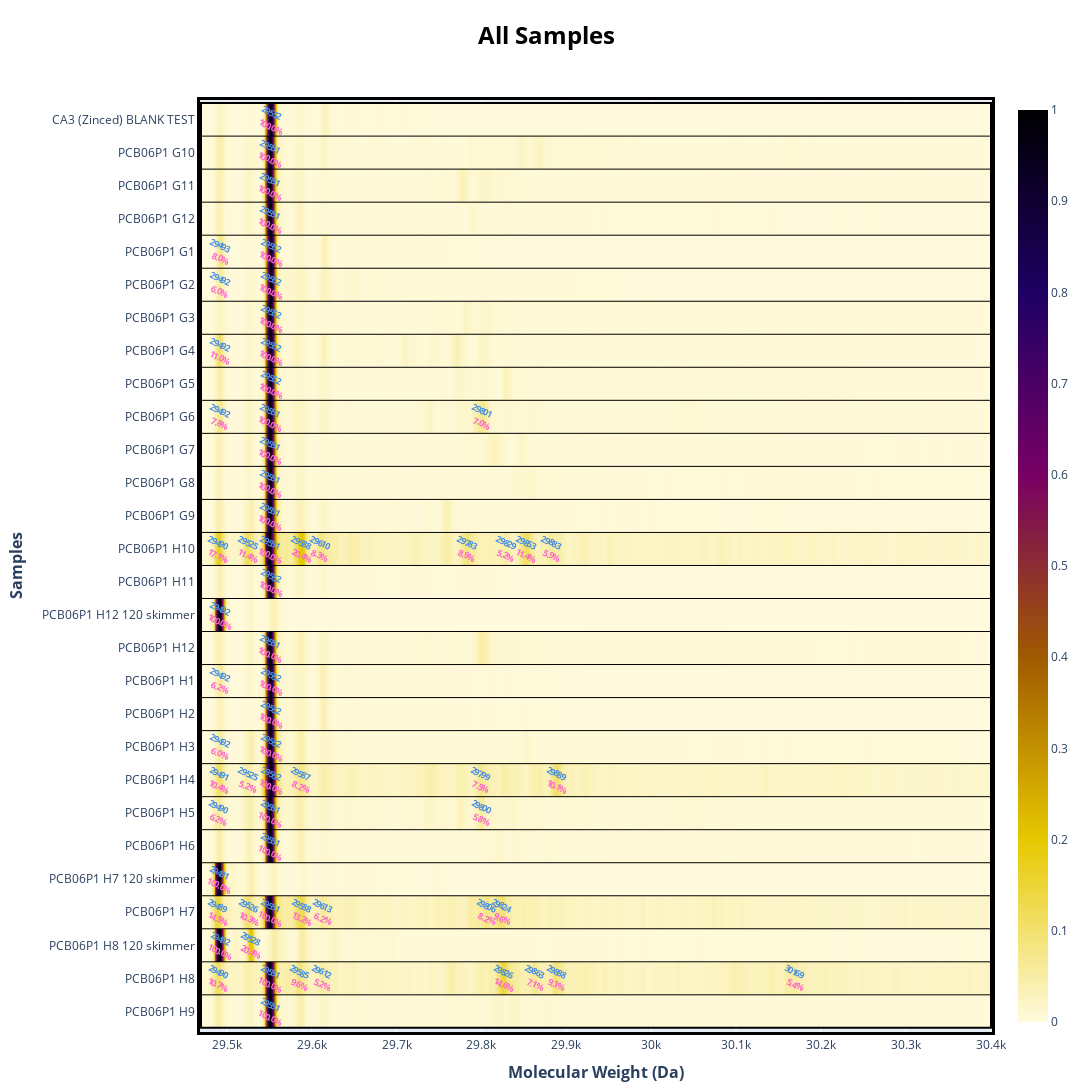

The code cell stored with this chart in its notebook:
### Code cell
ex0125.set_index(ex0125.index_ori())
ex0125.set_mw_range([29470,30400])
ex0125.pfunction('All Samples')

### Figure 1 — Plotly figure (JSON) as saved in the notebook; plotly's stock layout.template omitted (floating-point values rounded to 4 significant figures; data arrays with more than 128 entries replaced by an {"elided": "..."} marker saying what was removed)
{"data": [{"coloraxis": "coloraxis", "hovertemplate": "x: %{x}<br>y: %{y}<br>color: %{z}<extra></extra>", "name": "0", "type": "heatmap", "x": {"elided": "931 int values"}, "xaxis": "x", "y": ["CA3 (Zinced) BLANK TEST", "PCB06P1 G10", "PCB06P1 G11", "PCB06P1 G12", "PCB06P1 G1", "PCB06P1 G2", "PCB06P1 G3", "PCB06P1 G4", "PCB06P1 G5", "PCB06P1 G6", "PCB06P1 G7", "PCB06P1 G8", "PCB06P1 G9", "PCB06P1 H10", "PCB06P1 H11", "PCB06P1 H12 120 skimmer", "PCB06P1 H12", "PCB06P1 H1", "PCB06P1 H2", "PCB06P1 H3", "PCB06P1 H4", "PCB06P1 H5", "PCB06P1 H6", "PCB06P1 H7 120 skimmer", "PCB06P1 H7", "PCB06P1 H8 120 skimmer", "PCB06P1 H8", "PCB06P1 H9"], "yaxis": "y", "z": {"elided": "28x931 float values"}}], "layout": {"annotations": [{"font": {"color": "#4A90E2", "size": 9}, "showarrow": false, "text": "<span style='letter-spacing: -1px;'><b>29552</b></span>", "textangle": 25, "x": 29552, "y": -0.2}, {"font": {"color": "#ff66cc", "size": 9}, "showarrow": false, "text": "<span style='letter-spacing: -1px;'><b>100.0%</b></span>", "textangle": 25, "x": 29552, "y": 0.2}, {"font": {"color": "#4A90E2", "size": 9}, "showarrow": false, "text": "<span style='letter-spacing: -1px;'><b>29551</b></span>", "textangle": 25, "x": 29551, "y": 0.8}, {"font": {"color": "#ff66cc", "size": 9}, "showarrow": false, "text": "<span style='letter-spacing: -1px;'><b>100.0%</b></span>", "textangle": 25, "x": 29551, "y": 1.2}, {"font": {"color": "#4A90E2", "size": 9}, "showarrow": false, "text": "<span style='letter-spacing: -1px;'><b>29551</b></span>", "textangle": 25, "x": 29551, "y": 1.8}, {"font": {"color": "#ff66cc", "size": 9}, "showarrow": false, "text": "<span style='letter-spacing: -1px;'><b>100.0%</b></span>", "textangle": 25, "x": 29551, "y": 2.2}, {"font": {"color": "#4A90E2", "size": 9}, "showarrow": false, "text": "<span style='letter-spacing: -1px;'><b>29551</b></span>", "textangle": 25, "x": 29551, "y": 2.8}, {"font": {"color": "#ff66cc", "size": 9}, "showarrow": false, "text": "<span style='letter-spacing: -1px;'><b>100.0%</b></span>", "textangle": 25, "x": 29551, "y": 3.2}, {"font": {"color": "#4A90E2", "size": 9}, "showarrow": false, "text": "<span style='letter-spacing: -1px;'><b>29493</b></span>", "textangle": 25, "x": 29493, "y": 3.8}, {"font": {"color": "#ff66cc", "size": 9}, "showarrow": false, "text": "<span style='letter-spacing: -1px;'><b>8.0%</b></span>", "textangle": 25, "x": 29493, "y": 4.2}, {"font": {"color": "#4A90E2", "size": 9}, "showarrow": false, "text": "<span style='letter-spacing: -1px;'><b>29552</b></span>", "textangle": 25, "x": 29552, "y": 3.8}, {"font": {"color": "#ff66cc", "size": 9}, "showarrow": false, "text": "<span style='letter-spacing: -1px;'><b>100.0%</b></span>", "textangle": 25, "x": 29552, "y": 4.2}, {"font": {"color": "#4A90E2", "size": 9}, "showarrow": false, "text": "<span style='letter-spacing: -1px;'><b>29492</b></span>", "textangle": 25, "x": 29492, "y": 4.8}, {"font": {"color": "#ff66cc", "size": 9}, "showarrow": false, "text": "<span style='letter-spacing: -1px;'><b>6.0%</b></span>", "textangle": 25, "x": 29492, "y": 5.2}, {"font": {"color": "#4A90E2", "size": 9}, "showarrow": false, "text": "<span style='letter-spacing: -1px;'><b>29552</b></span>", "textangle": 25, "x": 29552, "y": 4.8}, {"font": {"color": "#ff66cc", "size": 9}, "showarrow": false, "text": "<span style='letter-spacing: -1px;'><b>100.0%</b></span>", "textangle": 25, "x": 29552, "y": 5.2}, {"font": {"color": "#4A90E2", "size": 9}, "showarrow": false, "text": "<span style='letter-spacing: -1px;'><b>29552</b></span>", "textangle": 25, "x": 29552, "y": 5.8}, {"font": {"color": "#ff66cc", "size": 9}, "showarrow": false, "text": "<span style='letter-spacing: -1px;'><b>100.0%</b></span>", "textangle": 25, "x": 29552, "y": 6.2}, {"font": {"color": "#4A90E2", "size": 9}, "showarrow": false, "text": "<span style='letter-spacing: -1px;'><b>29492</b></span>", "textangle": 25, "x": 29492, "y": 6.8}, {"font": {"color": "#ff66cc", "size": 9}, "showarrow": false, "text": "<span style='letter-spacing: -1px;'><b>11.0%</b></span>", "textangle": 25, "x": 29492, "y": 7.2}, {"font": {"color": "#4A90E2", "size": 9}, "showarrow": false, "text": "<span style='letter-spacing: -1px;'><b>29552</b></span>", "textangle": 25, "x": 29552, "y": 6.8}, {"font": {"color": "#ff66cc", "size": 9}, "showarrow": false, "text": "<span style='letter-spacing: -1px;'><b>100.0%</b></span>", "textangle": 25, "x": 29552, "y": 7.2}, {"font": {"color": "#4A90E2", "size": 9}, "showarrow": false, "text": "<span style='letter-spacing: -1px;'><b>29552</b></span>", "textangle": 25, "x": 29552, "y": 7.8}, {"font": {"color": "#ff66cc", "size": 9}, "showarrow": false, "text": "<span style='letter-spacing: -1px;'><b>100.0%</b></span>", "textangle": 25, "x": 29552, "y": 8.2}, {"font": {"color": "#4A90E2", "size": 9}, "showarrow": false, "text": "<span style='letter-spacing: -1px;'><b>29492</b></span>", "textangle": 25, "x": 29492, "y": 8.8}, {"font": {"color": "#ff66cc", "size": 9}, "showarrow": false, "text": "<span style='letter-spacing: -1px;'><b>7.8%</b></span>", "textangle": 25, "x": 29492, "y": 9.2}, {"font": {"color": "#4A90E2", "size": 9}, "showarrow": false, "text": "<span style='letter-spacing: -1px;'><b>29551</b></span>", "textangle": 25, "x": 29551, "y": 8.8}, {"font": {"color": "#ff66cc", "size": 9}, "showarrow": false, "text": "<span style='letter-spacing: -1px;'><b>100.0%</b></span>", "textangle": 25, "x": 29551, "y": 9.2}, {"font": {"color": "#4A90E2", "size": 9}, "showarrow": false, "text": "<span style='letter-spacing: -1px;'><b>29801</b></span>", "textangle": 25, "x": 29801, "y": 8.8}, {"font": {"color": "#ff66cc", "size": 9}, "showarrow": false, "text": "<span style='letter-spacing: -1px;'><b>7.0%</b></span>", "textangle": 25, "x": 29801, "y": 9.2}, {"font": {"color": "#4A90E2", "size": 9}, "showarrow": false, "text": "<span style='letter-spacing: -1px;'><b>29551</b></span>", "textangle": 25, "x": 29551, "y": 9.8}, {"font": {"color": "#ff66cc", "size": 9}, "showarrow": false, "text": "<span style='letter-spacing: -1px;'><b>100.0%</b></span>", "textangle": 25, "x": 29551, "y": 10.2}, {"font": {"color": "#4A90E2", "size": 9}, "showarrow": false, "text": "<span style='letter-spacing: -1px;'><b>29551</b></span>", "textangle": 25, "x": 29551, "y": 10.8}, {"font": {"color": "#ff66cc", "size": 9}, "showarrow": false, "text": "<span style='letter-spacing: -1px;'><b>100.0%</b></span>", "textangle": 25, "x": 29551, "y": 11.2}, {"font": {"color": "#4A90E2", "size": 9}, "showarrow": false, "text": "<span style='letter-spacing: -1px;'><b>29551</b></span>", "textangle": 25, "x": 29551, "y": 11.8}, {"font": {"color": "#ff66cc", "size": 9}, "showarrow": false, "text": "<span style='letter-spacing: -1px;'><b>100.0%</b></span>", "textangle": 25, "x": 29551, "y": 12.2}, {"font": {"color": "#4A90E2", "size": 9}, "showarrow": false, "text": "<span style='letter-spacing: -1px;'><b>29490</b></span>", "textangle": 25, "x": 29490, "y": 12.8}, {"font": {"color": "#ff66cc", "size": 9}, "showarrow": false, "text": "<span style='letter-spacing: -1px;'><b>17.1%</b></span>", "textangle": 25, "x": 29490, "y": 13.2}, {"font": {"color": "#4A90E2", "size": 9}, "showarrow": false, "text": "<span style='letter-spacing: -1px;'><b>29525</b></span>", "textangle": 25, "x": 29525, "y": 12.8}, {"font": {"color": "#ff66cc", "size": 9}, "showarrow": false, "text": "<span style='letter-spacing: -1px;'><b>11.4%</b></span>", "textangle": 25, "x": 29525, "y": 13.2}, {"font": {"color": "#4A90E2", "size": 9}, "showarrow": false, "text": "<span style='letter-spacing: -1px;'><b>29551</b></span>", "textangle": 25, "x": 29551, "y": 12.8}, {"font": {"color": "#ff66cc", "size": 9}, "showarrow": false, "text": "<span style='letter-spacing: -1px;'><b>100.0%</b></span>", "textangle": 25, "x": 29551, "y": 13.2}, {"font": {"color": "#4A90E2", "size": 9}, "showarrow": false, "text": "<span style='letter-spacing: -1px;'><b>29588</b></span>", "textangle": 25, "x": 29588, "y": 12.8}, {"font": {"color": "#ff66cc", "size": 9}, "showarrow": false, "text": "<span style='letter-spacing: -1px;'><b>20.4%</b></span>", "textangle": 25, "x": 29588, "y": 13.2}, {"font": {"color": "#4A90E2", "size": 9}, "showarrow": false, "text": "<span style='letter-spacing: -1px;'><b>29610</b></span>", "textangle": 25, "x": 29610, "y": 12.8}, {"font": {"color": "#ff66cc", "size": 9}, "showarrow": false, "text": "<span style='letter-spacing: -1px;'><b>8.3%</b></span>", "textangle": 25, "x": 29610, "y": 13.2}, {"font": {"color": "#4A90E2", "size": 9}, "showarrow": false, "text": "<span style='letter-spacing: -1px;'><b>29783</b></span>", "textangle": 25, "x": 29783, "y": 12.8}, {"font": {"color": "#ff66cc", "size": 9}, "showarrow": false, "text": "<span style='letter-spacing: -1px;'><b>8.9%</b></span>", "textangle": 25, "x": 29783, "y": 13.2}, {"font": {"color": "#4A90E2", "size": 9}, "showarrow": false, "text": "<span style='letter-spacing: -1px;'><b>29829</b></span>", "textangle": 25, "x": 29829, "y": 12.8}, {"font": {"color": "#ff66cc", "size": 9}, "showarrow": false, "text": "<span style='letter-spacing: -1px;'><b>5.2%</b></span>", "textangle": 25, "x": 29829, "y": 13.2}, {"font": {"color": "#4A90E2", "size": 9}, "showarrow": false, "text": "<span style='letter-spacing: -1px;'><b>29853</b></span>", "textangle": 25, "x": 29853, "y": 12.8}, {"font": {"color": "#ff66cc", "size": 9}, "showarrow": false, "text": "<span style='letter-spacing: -1px;'><b>11.4%</b></span>", "textangle": 25, "x": 29853, "y": 13.2}, {"font": {"color": "#4A90E2", "size": 9}, "showarrow": false, "text": "<span style='letter-spacing: -1px;'><b>29883</b></span>", "textangle": 25, "x": 29883, "y": 12.8}, {"font": {"color": "#ff66cc", "size": 9}, "showarrow": false, "text": "<span style='letter-spacing: -1px;'><b>5.9%</b></span>", "textangle": 25, "x": 29883, "y": 13.2}, {"font": {"color": "#4A90E2", "size": 9}, "showarrow": false, "text": "<span style='letter-spacing: -1px;'><b>29552</b></span>", "textangle": 25, "x": 29552, "y": 13.8}, {"font": {"color": "#ff66cc", "size": 9}, "showarrow": false, "text": "<span style='letter-spacing: -1px;'><b>100.0%</b></span>", "textangle": 25, "x": 29552, "y": 14.2}, {"font": {"color": "#4A90E2", "size": 9}, "showarrow": false, "text": "<span style='letter-spacing: -1px;'><b>29492</b></span>", "textangle": 25, "x": 29492, "y": 14.8}, {"font": {"color": "#ff66cc", "size": 9}, "showarrow": false, "text": "<span style='letter-spacing: -1px;'><b>100.0%</b></span>", "textangle": 25, "x": 29492, "y": 15.2}, {"font": {"color": "#4A90E2", "size": 9}, "showarrow": false, "text": "<span style='letter-spacing: -1px;'><b>29551</b></span>", "textangle": 25, "x": 29551, "y": 15.8}, {"font": {"color": "#ff66cc", "size": 9}, "showarrow": false, "text": "<span style='letter-spacing: -1px;'><b>100.0%</b></span>", "textangle": 25, "x": 29551, "y": 16.2}, {"font": {"color": "#4A90E2", "size": 9}, "showarrow": false, "text": "<span style='letter-spacing: -1px;'><b>29492</b></span>", "textangle": 25, "x": 29492, "y": 16.8}, {"font": {"color": "#ff66cc", "size": 9}, "showarrow": false, "text": "<span style='letter-spacing: -1px;'><b>6.2%</b></span>", "textangle": 25, "x": 29492, "y": 17.2}, {"font": {"color": "#4A90E2", "size": 9}, "showarrow": false, "text": "<span style='letter-spacing: -1px;'><b>29552</b></span>", "textangle": 25, "x": 29552, "y": 16.8}, {"font": {"color": "#ff66cc", "size": 9}, "showarrow": false, "text": "<span style='letter-spacing: -1px;'><b>100.0%</b></span>", "textangle": 25, "x": 29552, "y": 17.2}, {"font": {"color": "#4A90E2", "size": 9}, "showarrow": false, "text": "<span style='letter-spacing: -1px;'><b>29552</b></span>", "textangle": 25, "x": 29552, "y": 17.8}, {"font": {"color": "#ff66cc", "size": 9}, "showarrow": false, "text": "<span style='letter-spacing: -1px;'><b>100.0%</b></span>", "textangle": 25, "x": 29552, "y": 18.2}, {"font": {"color": "#4A90E2", "size": 9}, "showarrow": false, "text": "<span style='letter-spacing: -1px;'><b>29492</b></span>", "textangle": 25, "x": 29492, "y": 18.8}, {"font": {"color": "#ff66cc", "size": 9}, "showarrow": false, "text": "<span style='letter-spacing: -1px;'><b>6.0%</b></span>", "textangle": 25, "x": 29492, "y": 19.2}, {"font": {"color": "#4A90E2", "size": 9}, "showarrow": false, "text": "<span style='letter-spacing: -1px;'><b>29552</b></span>", "textangle": 25, "x": 29552, "y": 18.8}, {"font": {"color": "#ff66cc", "size": 9}, "showarrow": false, "text": "<span style='letter-spacing: -1px;'><b>100.0%</b></span>", "textangle": 25, "x": 29552, "y": 19.2}, {"font": {"color": "#4A90E2", "size": 9}, "showarrow": false, "text": "<span style='letter-spacing: -1px;'><b>29491</b></span>", "textangle": 25, "x": 29491, "y": 19.8}, {"font": {"color": "#ff66cc", "size": 9}, "showarrow": false, "text": "<span style='letter-spacing: -1px;'><b>10.4%</b></span>", "textangle": 25, "x": 29491, "y": 20.2}, {"font": {"color": "#4A90E2", "size": 9}, "showarrow": false, "text": "<span style='letter-spacing: -1px;'><b>29525</b></span>", "textangle": 25, "x": 29525, "y": 19.8}, {"font": {"color": "#ff66cc", "size": 9}, "showarrow": false, "text": "<span style='letter-spacing: -1px;'><b>5.2%</b></span>", "textangle": 25, "x": 29525, "y": 20.2}, {"font": {"color": "#4A90E2", "size": 9}, "showarrow": false, "text": "<span style='letter-spacing: -1px;'><b>29552</b></span>", "textangle": 25, "x": 29552, "y": 19.8}, {"font": {"color": "#ff66cc", "size": 9}, "showarrow": false, "text": "<span style='letter-spacing: -1px;'><b>100.0%</b></span>", "textangle": 25, "x": 29552, "y": 20.2}, {"font": {"color": "#4A90E2", "size": 9}, "showarrow": false, "text": "<span style='letter-spacing: -1px;'><b>29587</b></span>", "textangle": 25, "x": 29587, "y": 19.8}, {"font": {"color": "#ff66cc", "size": 9}, "showarrow": false, "text": "<span style='letter-spacing: -1px;'><b>8.2%</b></span>", "textangle": 25, "x": 29587, "y": 20.2}, {"font": {"color": "#4A90E2", "size": 9}, "showarrow": false, "text": "<span style='letter-spacing: -1px;'><b>29799</b></span>", "textangle": 25, "x": 29799, "y": 19.8}, {"font": {"color": "#ff66cc", "size": 9}, "showarrow": false, "text": "<span style='letter-spacing: -1px;'><b>7.5%</b></span>", "textangle": 25, "x": 29799, "y": 20.2}, {"font": {"color": "#4A90E2", "size": 9}, "showarrow": false, "text": "<span style='letter-spacing: -1px;'><b>29889</b></span>", "textangle": 25, "x": 29889, "y": 19.8}, {"font": {"color": "#ff66cc", "size": 9}, "showarrow": false, "text": "<span style='letter-spacing: -1px;'><b>10.1%</b></span>", "textangle": 25, "x": 29889, "y": 20.2}, {"font": {"color": "#4A90E2", "size": 9}, "showarrow": false, "text": "<span style='letter-spacing: -1px;'><b>29490</b></span>", "textangle": 25, "x": 29490, "y": 20.8}, {"font": {"color": "#ff66cc", "size": 9}, "showarrow": false, "text": "<span style='letter-spacing: -1px;'><b>6.2%</b></span>", "textangle": 25, "x": 29490, "y": 21.2}, {"font": {"color": "#4A90E2", "size": 9}, "showarrow": false, "text": "<span style='letter-spacing: -1px;'><b>29551</b></span>", "textangle": 25, "x": 29551, "y": 20.8}, {"font": {"color": "#ff66cc", "size": 9}, "showarrow": false, "text": "<span style='letter-spacing: -1px;'><b>100.0%</b></span>", "textangle": 25, "x": 29551, "y": 21.2}, {"font": {"color": "#4A90E2", "size": 9}, "showarrow": false, "text": "<span style='letter-spacing: -1px;'><b>29800</b></span>", "textangle": 25, "x": 29800, "y": 20.8}, {"font": {"color": "#ff66cc", "size": 9}, "showarrow": false, "text": "<span style='letter-spacing: -1px;'><b>5.8%</b></span>", "textangle": 25, "x": 29800, "y": 21.2}, {"font": {"color": "#4A90E2", "size": 9}, "showarrow": false, "text": "<span style='letter-spacing: -1px;'><b>29551</b></span>", "textangle": 25, "x": 29551, "y": 21.8}, {"font": {"color": "#ff66cc", "size": 9}, "showarrow": false, "text": "<span style='letter-spacing: -1px;'><b>100.0%</b></span>", "textangle": 25, "x": 29551, "y": 22.2}, {"font": {"color": "#4A90E2", "size": 9}, "showarrow": false, "text": "<span style='letter-spacing: -1px;'><b>29491</b></span>", "textangle": 25, "x": 29491, "y": 22.8}, {"font": {"color": "#ff66cc", "size": 9}, "showarrow": false, "text": "<span style='letter-spacing: -1px;'><b>100.0%</b></span>", "textangle": 25, "x": 29491, "y": 23.2}, {"font": {"color": "#4A90E2", "size": 9}, "showarrow": false, "text": "<span style='letter-spacing: -1px;'><b>29489</b></span>", "textangle": 25, "x": 29489, "y": 23.8}, {"font": {"color": "#ff66cc", "size": 9}, "showarrow": false, "text": "<span style='letter-spacing: -1px;'><b>14.5%</b></span>", "textangle": 25, "x": 29489, "y": 24.2}, {"font": {"color": "#4A90E2", "size": 9}, "showarrow": false, "text": "<span style='letter-spacing: -1px;'><b>29526</b></span>", "textangle": 25, "x": 29526, "y": 23.8}, {"font": {"color": "#ff66cc", "size": 9}, "showarrow": false, "text": "<span style='letter-spacing: -1px;'><b>10.3%</b></span>", "textangle": 25, "x": 29526, "y": 24.2}, {"font": {"color": "#4A90E2", "size": 9}, "showarrow": false, "text": "<span style='letter-spacing: -1px;'><b>29551</b></span>", "textangle": 25, "x": 29551, "y": 23.8}, {"font": {"color": "#ff66cc", "size": 9}, "showarrow": false, "text": "<span style='letter-spacing: -1px;'><b>100.0%</b></span>", "textangle": 25, "x": 29551, "y": 24.2}, {"font": {"color": "#4A90E2", "size": 9}, "showarrow": false, "text": "<span style='letter-spacing: -1px;'><b>29588</b></span>", "textangle": 25, "x": 29588, "y": 23.8}, {"font": {"color": "#ff66cc", "size": 9}, "showarrow": false, "text": "<span style='letter-spacing: -1px;'><b>13.2%</b></span>", "textangle": 25, "x": 29588, "y": 24.2}, {"font": {"color": "#4A90E2", "size": 9}, "showarrow": false, "text": "<span style='letter-spacing: -1px;'><b>29613</b></span>", "textangle": 25, "x": 29613, "y": 23.8}, {"font": {"color": "#ff66cc", "size": 9}, "showarrow": false, "text": "<span style='letter-spacing: -1px;'><b>6.2%</b></span>", "textangle": 25, "x": 29613, "y": 24.2}, {"font": {"color": "#4A90E2", "size": 9}, "showarrow": false, "text": "<span style='letter-spacing: -1px;'><b>29806</b></span>", "textangle": 25, "x": 29806, "y": 23.8}, {"font": {"color": "#ff66cc", "size": 9}, "showarrow": false, "text": "<span style='letter-spacing: -1px;'><b>8.2%</b></span>", "textangle": 25, "x": 29806, "y": 24.2}, {"font": {"color": "#4A90E2", "size": 9}, "showarrow": false, "text": "<span style='letter-spacing: -1px;'><b>29824</b></span>", "textangle": 25, "x": 29824, "y": 23.8}, {"font": {"color": "#ff66cc", "size": 9}, "showarrow": false, "text": "<span style='letter-spacing: -1px;'><b>9.6%</b></span>", "textangle": 25, "x": 29824, "y": 24.2}, {"font": {"color": "#4A90E2", "size": 9}, "showarrow": false, "text": "<span style='letter-spacing: -1px;'><b>29492</b></span>", "textangle": 25, "x": 29492, "y": 24.8}, {"font": {"color": "#ff66cc", "size": 9}, "showarrow": false, "text": "<span style='letter-spacing: -1px;'><b>100.0%</b></span>", "textangle": 25, "x": 29492, "y": 25.2}, {"font": {"color": "#4A90E2", "size": 9}, "showarrow": false, "text": "<span style='letter-spacing: -1px;'><b>29528</b></span>", "textangle": 25, "x": 29528, "y": 24.8}, {"font": {"color": "#ff66cc", "size": 9}, "showarrow": false, "text": "<span style='letter-spacing: -1px;'><b>20.4%</b></span>", "textangle": 25, "x": 29528, "y": 25.2}, {"font": {"color": "#4A90E2", "size": 9}, "showarrow": false, "text": "<span style='letter-spacing: -1px;'><b>29490</b></span>", "textangle": 25, "x": 29490, "y": 25.8}, {"font": {"color": "#ff66cc", "size": 9}, "showarrow": false, "text": "<span style='letter-spacing: -1px;'><b>10.7%</b></span>", "textangle": 25, "x": 29490, "y": 26.2}, {"font": {"color": "#4A90E2", "size": 9}, "showarrow": false, "text": "<span style='letter-spacing: -1px;'><b>29551</b></span>", "textangle": 25, "x": 29551, "y": 25.8}, {"font": {"color": "#ff66cc", "size": 9}, "showarrow": false, "text": "<span style='letter-spacing: -1px;'><b>100.0%</b></span>", "textangle": 25, "x": 29551, "y": 26.2}, {"font": {"color": "#4A90E2", "size": 9}, "showarrow": false, "text": "<span style='letter-spacing: -1px;'><b>29585</b></span>", "textangle": 25, "x": 29585, "y": 25.8}, {"font": {"color": "#ff66cc", "size": 9}, "showarrow": false, "text": "<span style='letter-spacing: -1px;'><b>9.6%</b></span>", "textangle": 25, "x": 29585, "y": 26.2}, {"font": {"color": "#4A90E2", "size": 9}, "showarrow": false, "text": "<span style='letter-spacing: -1px;'><b>29612</b></span>", "textangle": 25, "x": 29612, "y": 25.8}, {"font": {"color": "#ff66cc", "size": 9}, "showarrow": false, "text": "<span style='letter-spacing: -1px;'><b>5.2%</b></span>", "textangle": 25, "x": 29612, "y": 26.2}, {"font": {"color": "#4A90E2", "size": 9}, "showarrow": false, "text": "<span style='letter-spacing: -1px;'><b>29826</b></span>", "textangle": 25, "x": 29826, "y": 25.8}, {"font": {"color": "#ff66cc", "size": 9}, "showarrow": false, "text": "<span style='letter-spacing: -1px;'><b>14.6%</b></span>", "textangle": 25, "x": 29826, "y": 26.2}, {"font": {"color": "#4A90E2", "size": 9}, "showarrow": false, "text": "<span style='letter-spacing: -1px;'><b>29863</b></span>", "textangle": 25, "x": 29863, "y": 25.8}, {"font": {"color": "#ff66cc", "size": 9}, "showarrow": false, "text": "<span style='letter-spacing: -1px;'><b>7.1%</b></span>", "textangle": 25, "x": 29863, "y": 26.2}, {"font": {"color": "#4A90E2", "size": 9}, "showarrow": false, "text": "<span style='letter-spacing: -1px;'><b>29888</b></span>", "textangle": 25, "x": 29888, "y": 25.8}, {"font": {"color": "#ff66cc", "size": 9}, "showarrow": false, "text": "<span style='letter-spacing: -1px;'><b>9.3%</b></span>", "textangle": 25, "x": 29888, "y": 26.2}, {"font": {"color": "#4A90E2", "size": 9}, "showarrow": false, "text": "<span style='letter-spacing: -1px;'><b>30169</b></span>", "textangle": 25, "x": 30169, "y": 25.8}, {"font": {"color": "#ff66cc", "size": 9}, "showarrow": false, "text": "<span style='letter-spacing: -1px;'><b>5.4%</b></span>", "textangle": 25, "x": 30169, "y": 26.2}, {"font": {"color": "#4A90E2", "size": 9}, "showarrow": false, "text": "<span style='letter-spacing: -1px;'><b>29551</b></span>", "textangle": 25, "x": 29551, "y": 26.8}, {"font": {"color": "#ff66cc", "size": 9}, "showarrow": false, "text": "<span style='letter-spacing: -1px;'><b>100.0%</b></span>", "textangle": 25, "x": 29551, "y": 27.2}], "coloraxis": {"colorscale": [[0, "rgb(255,250,220)"], [0.2, "rgb(230,200,0)"], [0.4, "rgb(160,90,0)"], [0.6, "rgb(120,0,100)"], [0.8, "rgb(30,0,100)"], [1, "rgb(0, 0, 0)"]]}, "height": 1550, "margin": {"b": 50, "l": 200, "r": 100, "t": 100}, "shapes": [{"fillcolor": "rgba(0, 0, 0, 0)", "line": {"color": "black", "width": 2}, "type": "rect", "x0": 29470.0, "x1": 30400.0, "y0": -0.5, "y1": 27.5}, {"line": {"color": "black", "width": 1}, "type": "line", "x0": 29470.0, "x1": 30400.0, "y0": 0.5, "y1": 0.5}, {"line": {"color": "black", "width": 1}, "type": "line", "x0": 29470.0, "x1": 30400.0, "y0": 1.5, "y1": 1.5}, {"line": {"color": "black", "width": 1}, "type": "line", "x0": 29470.0, "x1": 30400.0, "y0": 2.5, "y1": 2.5}, {"line": {"color": "black", "width": 1}, "type": "line", "x0": 29470.0, "x1": 30400.0, "y0": 3.5, "y1": 3.5}, {"line": {"color": "black", "width": 1}, "type": "line", "x0": 29470.0, "x1": 30400.0, "y0": 4.5, "y1": 4.5}, {"line": {"color": "black", "width": 1}, "type": "line", "x0": 29470.0, "x1": 30400.0, "y0": 5.5, "y1": 5.5}, {"line": {"color": "black", "width": 1}, "type": "line", "x0": 29470.0, "x1": 30400.0, "y0": 6.5, "y1": 6.5}, {"line": {"color": "black", "width": 1}, "type": "line", "x0": 29470.0, "x1": 30400.0, "y0": 7.5, "y1": 7.5}, {"line": {"color": "black", "width": 1}, "type": "line", "x0": 29470.0, "x1": 30400.0, "y0": 8.5, "y1": 8.5}, {"line": {"color": "black", "width": 1}, "type": "line", "x0": 29470.0, "x1": 30400.0, "y0": 9.5, "y1": 9.5}, {"line": {"color": "black", "width": 1}, "type": "line", "x0": 29470.0, "x1": 30400.0, "y0": 10.5, "y1": 10.5}, {"line": {"color": "black", "width": 1}, "type": "line", "x0": 29470.0, "x1": 30400.0, "y0": 11.5, "y1": 11.5}, {"line": {"color": "black", "width": 1}, "type": "line", "x0": 29470.0, "x1": 30400.0, "y0": 12.5, "y1": 12.5}, {"line": {"color": "black", "width": 1}, "type": "line", "x0": 29470.0, "x1": 30400.0, "y0": 13.5, "y1": 13.5}, {"line": {"color": "black", "width": 1}, "type": "line", "x0": 29470.0, "x1": 30400.0, "y0": 14.5, "y1": 14.5}, {"line": {"color": "black", "width": 1}, "type": "line", "x0": 29470.0, "x1": 30400.0, "y0": 15.5, "y1": 15.5}, {"line": {"color": "black", "width": 1}, "type": "line", "x0": 29470.0, "x1": 30400.0, "y0": 16.5, "y1": 16.5}, {"line": {"color": "black", "width": 1}, "type": "line", "x0": 29470.0, "x1": 30400.0, "y0": 17.5, "y1": 17.5}, {"line": {"color": "black", "width": 1}, "type": "line", "x0": 29470.0, "x1": 30400.0, "y0": 18.5, "y1": 18.5}, {"line": {"color": "black", "width": 1}, "type": "line", "x0": 29470.0, "x1": 30400.0, "y0": 19.5, "y1": 19.5}, {"line": {"color": "black", "width": 1}, "type": "line", "x0": 29470.0, "x1": 30400.0, "y0": 20.5, "y1": 20.5}, {"line": {"color": "black", "width": 1}, "type": "line", "x0": 29470.0, "x1": 30400.0, "y0": 21.5, "y1": 21.5}, {"line": {"color": "black", "width": 1}, "type": "line", "x0": 29470.0, "x1": 30400.0, "y0": 22.5, "y1": 22.5}, {"line": {"color": "black", "width": 1}, "type": "line", "x0": 29470.0, "x1": 30400.0, "y0": 23.5, "y1": 23.5}, {"line": {"color": "black", "width": 1}, "type": "line", "x0": 29470.0, "x1": 30400.0, "y0": 24.5, "y1": 24.5}, {"line": {"color": "black", "width": 1}, "type": "line", "x0": 29470.0, "x1": 30400.0, "y0": 25.5, "y1": 25.5}, {"line": {"color": "black", "width": 1}, "type": "line", "x0": 29470.0, "x1": 30400.0, "y0": 26.5, "y1": 26.5}], "title": {"font": {"color": "black", "size": 24}, "text": "<b>All Samples</b>", "x": 0.5, "xanchor": "center", "y": 0.9677, "yanchor": "middle"}, "width": 1200, "xaxis": {"anchor": "y", "autorange": true, "constrain": "domain", "domain": [0, 1], "linecolor": "black", "linewidth": 3, "mirror": true, "range": [29470.0, 30400.0], "scaleanchor": "y", "showline": true, "title": {"font": {"size": 16}, "text": "<b>Molecular Weight (Da)</b>"}, "type": "linear"}, "yaxis": {"anchor": "x", "autorange": true, "constrain": "domain", "domain": [0, 1], "linecolor": "black", "linewidth": 3, "mirror": true, "range": [27.52, -0.5202], "showline": true, "title": {"font": {"size": 16}, "text": "<b>Samples</b>"}, "type": "category"}}}
